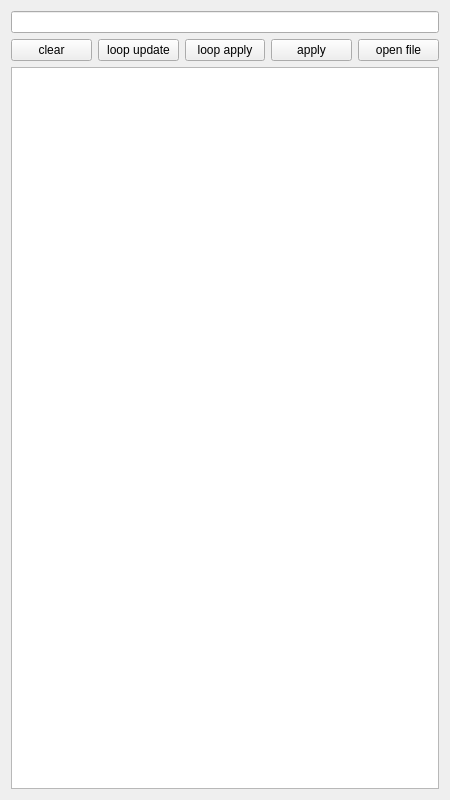
<?xml version="1.0" encoding="UTF-8"?>
<ui version="4.0">
 <class>Widget</class>
 <widget class="QWidget" name="Widget">
  <property name="geometry">
   <rect>
    <x>0</x>
    <y>0</y>
    <width>450</width>
    <height>800</height>
   </rect>
  </property>
  <property name="windowTitle">
   <string>Widget</string>
  </property>
  <layout class="QVBoxLayout" name="verticalLayout_2">
   <item>
    <layout class="QVBoxLayout" name="verticalLayout">
     <item>
      <widget class="QLineEdit" name="lineEditCMD"/>
     </item>
     <item>
      <layout class="QHBoxLayout" name="horizontalLayout">
       <item>
        <widget class="QPushButton" name="pushButtonClear">
         <property name="text">
          <string>clear</string>
         </property>
        </widget>
       </item>
       <item>
        <widget class="QPushButton" name="pushButtonLoopUpdate">
         <property name="text">
          <string>loop update</string>
         </property>
        </widget>
       </item>
       <item>
        <widget class="QPushButton" name="pushButtonLoopApply">
         <property name="text">
          <string>loop apply</string>
         </property>
        </widget>
       </item>
       <item>
        <widget class="QPushButton" name="pushButtonApply">
         <property name="text">
          <string>apply</string>
         </property>
        </widget>
       </item>
       <item>
        <widget class="QPushButton" name="pushButtonOpenFile">
         <property name="text">
          <string>open file</string>
         </property>
        </widget>
       </item>
      </layout>
     </item>
    </layout>
   </item>
   <item>
    <widget class="QTextEdit" name="textEditDisplay"/>
   </item>
  </layout>
 </widget>
 <resources/>
 <connections/>
</ui>
